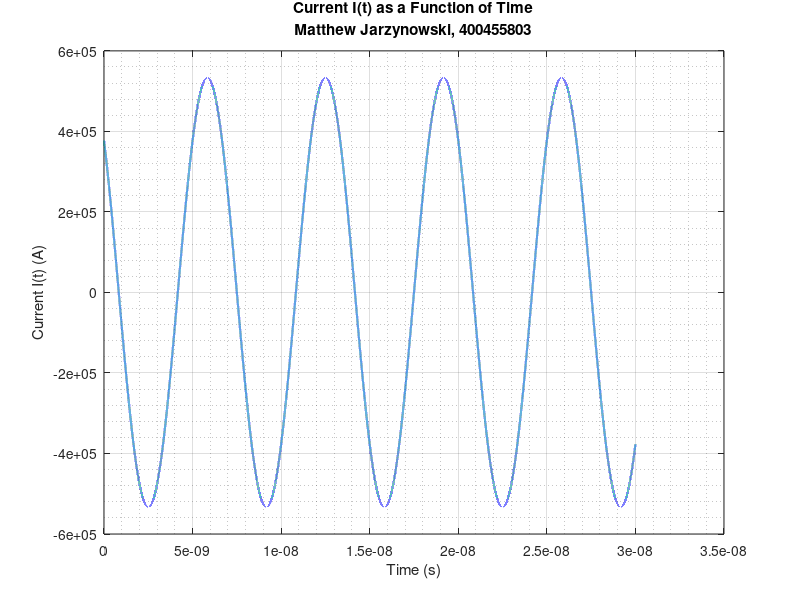

This figure's MATLAB source:
% MATLAB Assignment 1 - Set (3) - Faraday's Law
% Matthew Jarzynowski

clc; % Clear the command line
clear; % Clear previous variables 

% Time vector, from 0 to 3x10^8, time step of 1x10^-12 (s)
t = 0:0.1e-12:3e-8;

% Constants
R = 500; % Given resistance (ohms)
c = 3e8; % Speed of light in (m/s)
A = 0.2 * pi * c / R; % Pre-factor for current calculation

% Compute I(t)
It = -((0.2*pi*c)/R)*(cos(pi*(c*t-0.5))-cos(pi*c*t));

% Plot Settings
figure;
plot(t, It, 'LineWidth',1.5);
grid on;
grid minor;

% Axis and Title Labels
xlabel('Time (s)');
ylabel('Current I(t) (A)');
title({'Current I(t) as a Function of Time', ...
    'Matthew Jarzynowski, 400455803'});